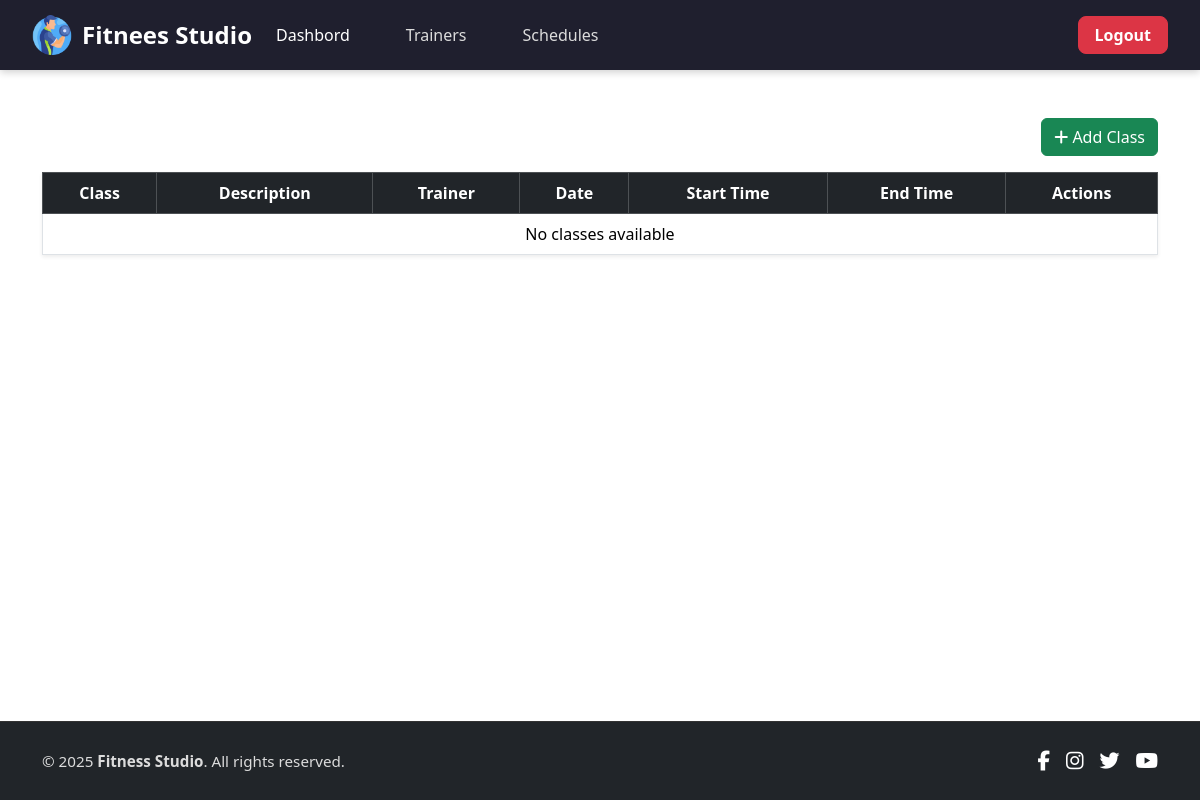
/Fitnees-Studio/admin/Classes/ (signed in), run on an earlier commit of the app's database.
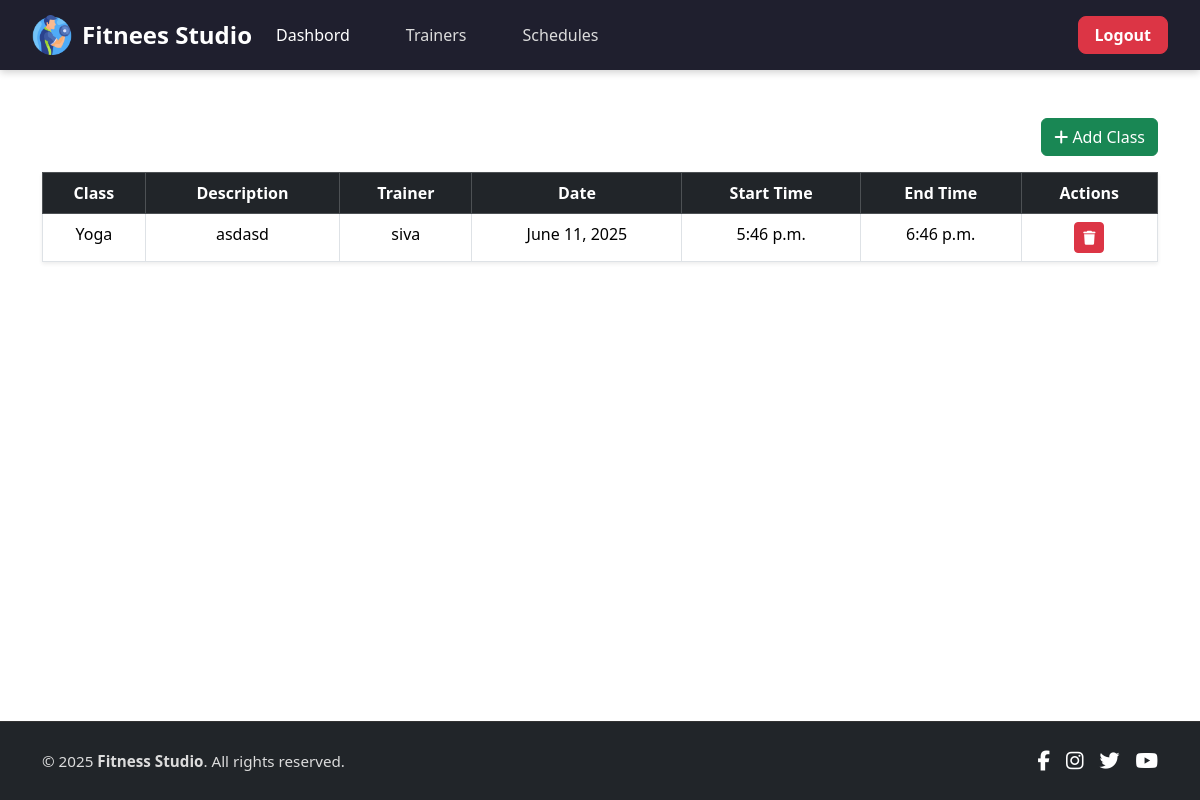
And on a later commit of the database.
### Fitnees_Admin/models.py (models this page shows, shortened)
class Classes(models.Model):
    CATEGORY_CHOICES = [
        ('Strength', 'Strength'),
        ('Yoga', 'Yoga'),
        ('HIIT', 'HIIT'),
        ('Cardio', 'Cardio'),
    ]
    C_id = models.AutoField(primary_key=True)
    C_name = models.CharField(max_length=50,choices=CATEGORY_CHOICES,default='Cardio')
    C_description = models.TextField()
    C_trainer = models.ForeignKey(Trainer, on_delete=models.CASCADE,default=True,null=False)
    C_date = models.DateField()
    C_start_time = models.TimeField()
    C_end_time = models.TimeField()

class Trainer(models.Model):
    T_id = models.AutoField(primary_key=True)
    T_name = models.CharField(max_length=50)
    T_email = models.EmailField()
    T_phone = models.CharField(max_length=10)

### Fitnees_Admin/views.py (the view, shortened to what this page needs)
# urls.py: path("Classes/", views.classes, name="Classes"),
@login_required(login_url='admin_login')
def classes(request):
    classes = Classes.objects.all().order_by('-C_id')
    trainers = Trainer.objects.all()
    category_choices = Classes.CATEGORY_CHOICES
    current_date_iso = date.today().isoformat()
    return render(request, "admin_panel/classes.html", {
        'classes': classes,
        'trainers': trainers,
        'category_choices': category_choices,
        'current_date_iso': current_date_iso
    })

### templates/admin_panel/classes.html (shortened to what this page needs)
{% extends "admin_panel/base.html" %}
{% block content %}
<div class="container mt-5">
    <div class="d-flex justify-content-end mb-3">
        <button type="button" class="btn btn-success" data-bs-toggle="modal" data-bs-target="#classModal">
            <i class="fa-solid fa-plus"></i> Add Class
        </button>
    </div>
    <div class="table-responsive">
        <table class="table table-bordered table-hover bg-white shadow-sm text-center">
            <thead class="table-dark">
                <tr>
                    <th>Class</th>
                    <th>Description</th>
                    <th>Trainer</th>
                    <th>Date</th>
                    <th>Start Time</th>
                    <th>End Time</th>
                    <th>Actions</th>
                </tr>
            </thead>
            <tbody>
                {% for cls in classes %}
                <tr>
                    <td>{{ cls.C_name }}</td>
                    <td class="description-cell">{{ cls.C_description }}</td>
                    <td>{{ cls.C_trainer.T_name }}</td>
                    <td>{{ cls.C_date }}</td>
                    <td>{{ cls.C_start_time }}</td>
                    <td>{{ cls.C_end_time }}</td>
                    <td>
                        <button class="btn btn-danger btn-sm delete-class-btn" data-url="{% url 'classes_Delete' cls.C_id %}"><i class="fa-solid fa-trash"></i></button>
                    </td>
                </tr>
                {% empty %}
                <tr>
                    <td colspan="9" class="text-center">No classes available</td>
                </tr>
                {% endfor %}
            </tbody>
        </table>
    </div>
</div>
{% endblock %}

What changed in the data, as far as the page shows it:
added Classes: C_name "Yoga", C_description "asdasd", C_trainer.T_name "siva", C_date "June 11, 2025", C_start_time "5:46 p.m.", C_end_time "6:46 p.m."
Also different on the page:
text no longer shown: "No classes available"
